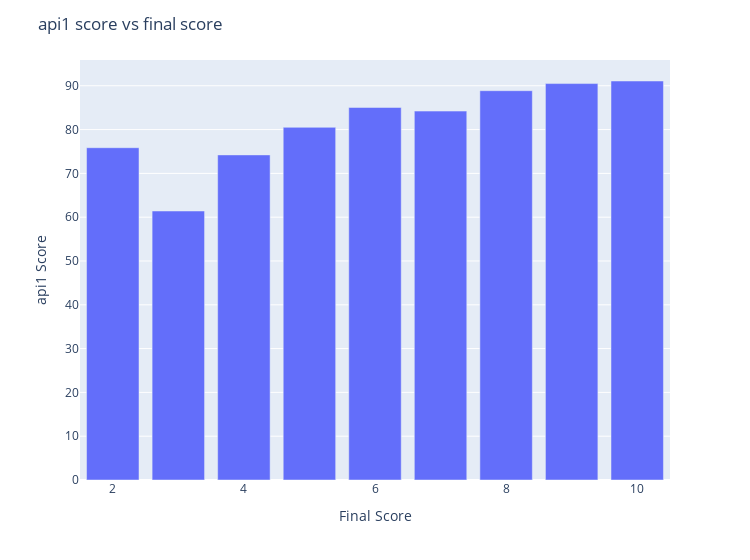
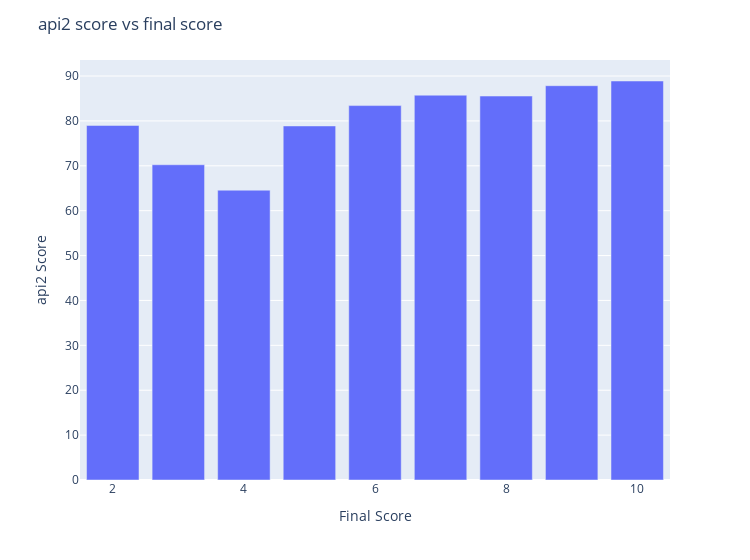
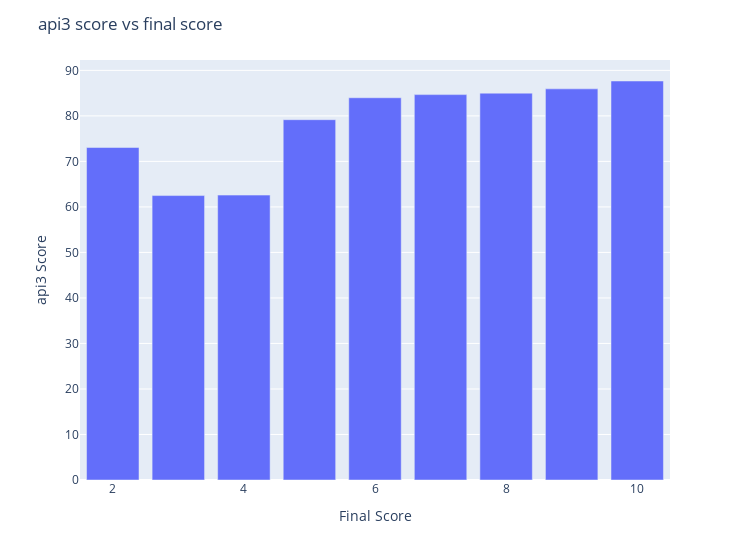
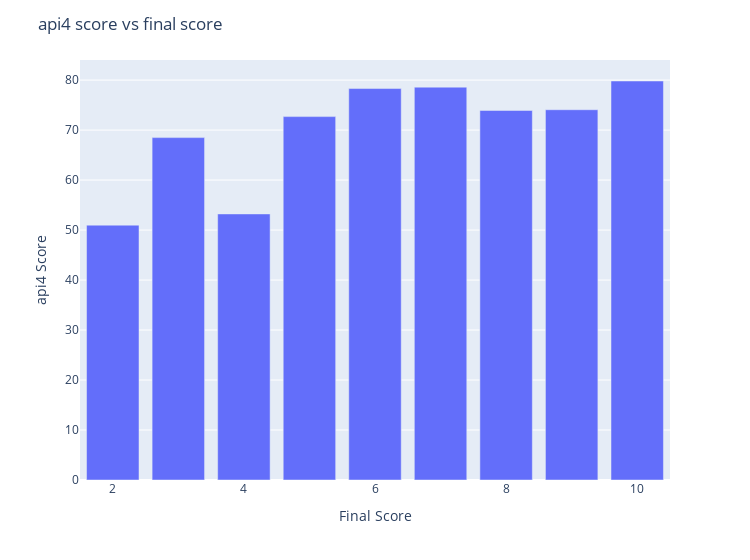

The cell these charts' notebook holds for them, in order:
### Markdown cell above
Now im going see how different scores varies depending on the final score of the course.

Im looking here if lower final scores have a lower assignment score, this would indicate that those variables are kinda correlated, but as we saw in the correlation matrix this is unlikely to happen.

### Code cell
# Iterating over different assesents.
for assignment in possible_assignments:
    # Keeping desired columns
    df_plot = data[['nota_final_materia', f'{assignment}_score']].copy()
    
    # Obtaining the mean for each score
    df_plot[df_plot[f'{assignment}_score'] > 0]
    df_plot = df_plot.groupby('nota_final_materia')[f'{assignment}_score'].mean()

    fig = px.bar(df_plot, x=df_plot.index, y=df_plot.values, width=750)
    
    # Update the layout - Title and Axis labels
    fig.update_layout(
        title=f'{assignment} score vs final score',
        xaxis=dict(title='Final Score'),
        yaxis=dict(title=f'{assignment} Score')
    )
    fig.show()

### Figure 1 — Plotly figure (JSON) as saved in the notebook; plotly's stock layout.template omitted (floating-point values rounded to 4 significant figures)
{"data": [{"alignmentgroup": "True", "hovertemplate": "nota_final_materia=%{x}<br>y=%{y}<extra></extra>", "legendgroup": "", "marker": {"color": "#636efa", "pattern": {"shape": ""}}, "name": "", "offsetgroup": "", "orientation": "v", "showlegend": false, "textposition": "auto", "type": "bar", "x": [2, 3, 4, 5, 6, 7, 8, 9, 10], "xaxis": "x", "y": [75.86, 61.41, 74.22, 80.51, 85.05, 84.22, 88.88, 90.5, 91.09], "yaxis": "y"}], "layout": {"barmode": "relative", "legend": {"tracegroupgap": 0}, "margin": {"t": 60}, "title": {"text": "api1 score vs final score"}, "width": 750, "xaxis": {"anchor": "y", "domain": [0, 1], "title": {"text": "Final Score"}}, "yaxis": {"anchor": "x", "domain": [0, 1], "title": {"text": "api1 Score"}}}}

### Figure 2 — Plotly figure (JSON) as saved in the notebook; plotly's stock layout.template omitted (floating-point values rounded to 4 significant figures)
{"data": [{"alignmentgroup": "True", "hovertemplate": "nota_final_materia=%{x}<br>y=%{y}<extra></extra>", "legendgroup": "", "marker": {"color": "#636efa", "pattern": {"shape": ""}}, "name": "", "offsetgroup": "", "orientation": "v", "showlegend": false, "textposition": "auto", "type": "bar", "x": [2, 3, 4, 5, 6, 7, 8, 9, 10], "xaxis": "x", "y": [78.99, 70.23, 64.56, 78.88, 83.41, 85.73, 85.54, 87.84, 88.89], "yaxis": "y"}], "layout": {"barmode": "relative", "legend": {"tracegroupgap": 0}, "margin": {"t": 60}, "title": {"text": "api2 score vs final score"}, "width": 750, "xaxis": {"anchor": "y", "domain": [0, 1], "title": {"text": "Final Score"}}, "yaxis": {"anchor": "x", "domain": [0, 1], "title": {"text": "api2 Score"}}}}

### Figure 3 — Plotly figure (JSON) as saved in the notebook; plotly's stock layout.template omitted (floating-point values rounded to 4 significant figures)
{"data": [{"alignmentgroup": "True", "hovertemplate": "nota_final_materia=%{x}<br>y=%{y}<extra></extra>", "legendgroup": "", "marker": {"color": "#636efa", "pattern": {"shape": ""}}, "name": "", "offsetgroup": "", "orientation": "v", "showlegend": false, "textposition": "auto", "type": "bar", "x": [2, 3, 4, 5, 6, 7, 8, 9, 10], "xaxis": "x", "y": [73.05, 62.49, 62.59, 79.16, 83.98, 84.67, 84.99, 85.93, 87.66], "yaxis": "y"}], "layout": {"barmode": "relative", "legend": {"tracegroupgap": 0}, "margin": {"t": 60}, "title": {"text": "api3 score vs final score"}, "width": 750, "xaxis": {"anchor": "y", "domain": [0, 1], "title": {"text": "Final Score"}}, "yaxis": {"anchor": "x", "domain": [0, 1], "title": {"text": "api3 Score"}}}}

### Figure 4 — Plotly figure (JSON) as saved in the notebook; plotly's stock layout.template omitted (floating-point values rounded to 4 significant figures)
{"data": [{"alignmentgroup": "True", "hovertemplate": "nota_final_materia=%{x}<br>y=%{y}<extra></extra>", "legendgroup": "", "marker": {"color": "#636efa", "pattern": {"shape": ""}}, "name": "", "offsetgroup": "", "orientation": "v", "showlegend": false, "textposition": "auto", "type": "bar", "x": [2, 3, 4, 5, 6, 7, 8, 9, 10], "xaxis": "x", "y": [50.98, 68.49, 53.23, 72.69, 78.31, 78.59, 73.92, 74.07, 79.82], "yaxis": "y"}], "layout": {"barmode": "relative", "legend": {"tracegroupgap": 0}, "margin": {"t": 60}, "title": {"text": "api4 score vs final score"}, "width": 750, "xaxis": {"anchor": "y", "domain": [0, 1], "title": {"text": "Final Score"}}, "yaxis": {"anchor": "x", "domain": [0, 1], "title": {"text": "api4 Score"}}}}
